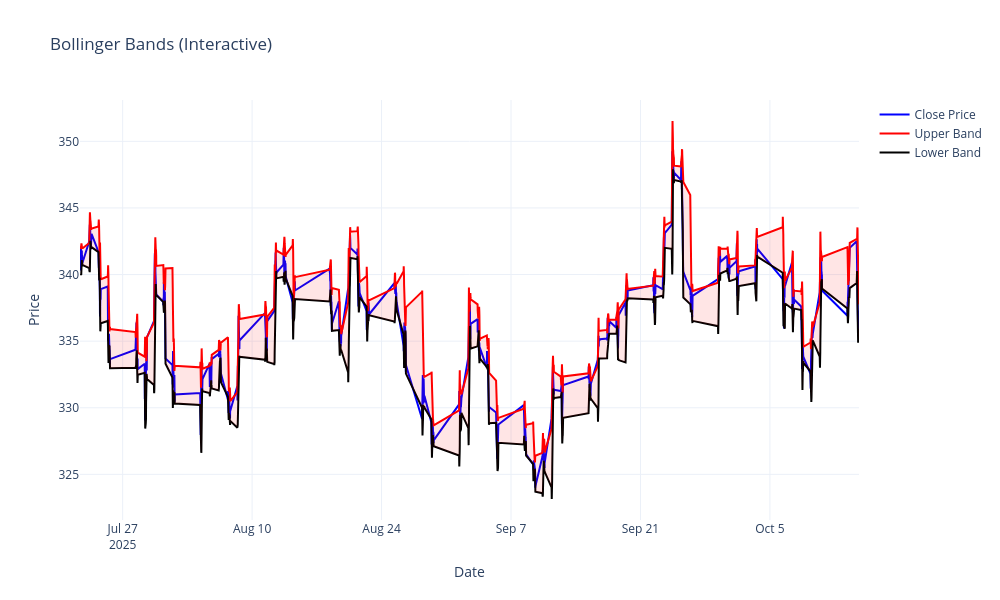

Notebook cell for this chart:
### Code cell
import plotly.graph_objects as go

fig = go.Figure()
# result = result.sort_values('Datetime')
# result = result.interpolate()

# Add Close Price line
fig.add_trace(go.Scatter(
    x=result['Datetime'], 
    y=result['Close'], 
    mode='lines',
    name='Close Price',
    line=dict(color='blue')
))

# Add Upper Band
fig.add_trace(go.Scatter(
    x=result['Datetime'], 
    y=result['Upper_Band'], 
    mode='lines',
    name='Upper Band',
    line=dict(color='red')
))

# Add Lower Band
fig.add_trace(go.Scatter(
    x=result['Datetime'], 
    y=result['Lower_Band'], 
    mode='lines',
    name='Lower Band',
    line=dict(color='black')
))

# Optional: Fill between upper and lower band
fig.add_trace(go.Scatter(
    x=pd.concat([result['Datetime'], result['Datetime'][::-1]]),
    y=pd.concat([result['Upper_Band'], result['Lower_Band'][::-1]]),
    fill='toself',
    fillcolor='rgba(255,0,0,0.1)',
    line=dict(color='rgba(255,255,255,0)'),
    hoverinfo='skip',
    showlegend=False
))

# Layout styling
fig.update_layout(
    title='Bollinger Bands (Interactive)',
    xaxis_title='Date',
    yaxis_title='Price',
    template='plotly_white',
    hovermode='x unified',
    width=1000,
    height=600
)

fig.show()

### Figure 1 — Plotly figure (JSON) as saved in the notebook; plotly's stock layout.template omitted (floating-point values rounded to 4 significant figures; data arrays with more than 128 entries replaced by an {"elided": "..."} marker saying what was removed)
{"data": [{"line": {"color": "blue"}, "mode": "lines", "name": "Close Price", "type": "scatter", "x": {"elided": "1437 str values"}, "y": {"elided": "1437 float values"}}, {"line": {"color": "red"}, "mode": "lines", "name": "Upper Band", "type": "scatter", "x": {"elided": "1437 str values"}, "y": {"elided": "1437 float values"}}, {"line": {"color": "black"}, "mode": "lines", "name": "Lower Band", "type": "scatter", "x": {"elided": "1437 str values"}, "y": {"elided": "1437 float values"}}, {"fill": "toself", "fillcolor": "rgba(255,0,0,0.1)", "hoverinfo": "skip", "line": {"color": "rgba(255,255,255,0)"}, "showlegend": false, "type": "scatter", "x": {"elided": "2874 str values"}, "y": {"elided": "2874 float values"}}], "layout": {"height": 600, "hovermode": "x unified", "title": {"text": "Bollinger Bands (Interactive)"}, "width": 1000, "xaxis": {"title": {"text": "Date"}}, "yaxis": {"title": {"text": "Price"}}}}
